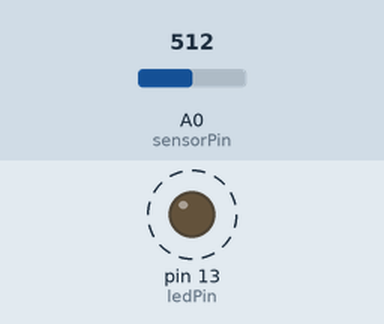
This sketch was run on a simulated Arduino Uno, built with avr-gcc and run on an emulated ATmega328P. Shown: output pins drawn as LEDs (lit = HIGH). Dashed ring = blinking. The test bench sets the inputs (shaded band); at power-on: A0 (sensorPin) = 512. What the sketch prints to the serial monitor is not drawn.

Above: at 1.8 s.
1.9 s: A0 (sensorPin) set to 306
At 2.2 s:
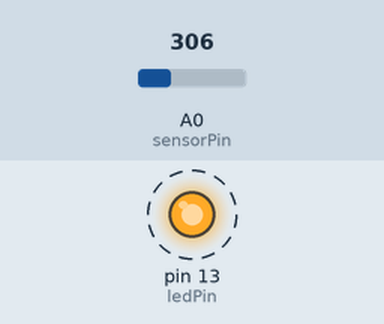
5.4 s: A0 (sensorPin) set to 122
At 5.56 s:
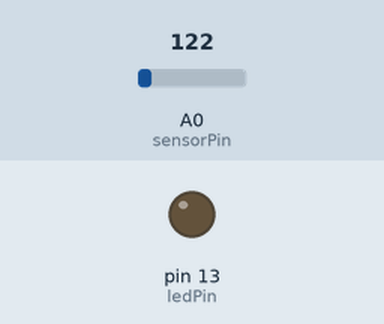
Timing chart, 0 to 14.9 s (numbered marks = the images above; inputs shaded):
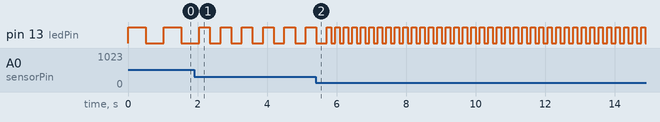

Measured:
- after the input at 1.9 s, pin 13 (ledPin): alternates HIGH for 0.31 s and LOW for 0.31 s, starting after 0.46 s
- by itself, pin 13 (ledPin): alternates HIGH for 0.51 s and LOW for 0.51 s

The sketch:

sketch_nov08a.ino
```cpp
const int sensorPin = 0;
const int ledPin = 13;

int lightlevel;
int mappedlightlevel;

void setup() {
  pinMode(ledPin, OUTPUT);
  Serial.begin(9600);
}

void loop() {
  lightlevel = analogRead(sensorPin);
  Serial.print(lightlevel);
  digitalWrite(ledPin, HIGH);
  delay(lightlevel);
  digitalWrite(ledPin, LOW);
  delay(lightlevel);
}
```
